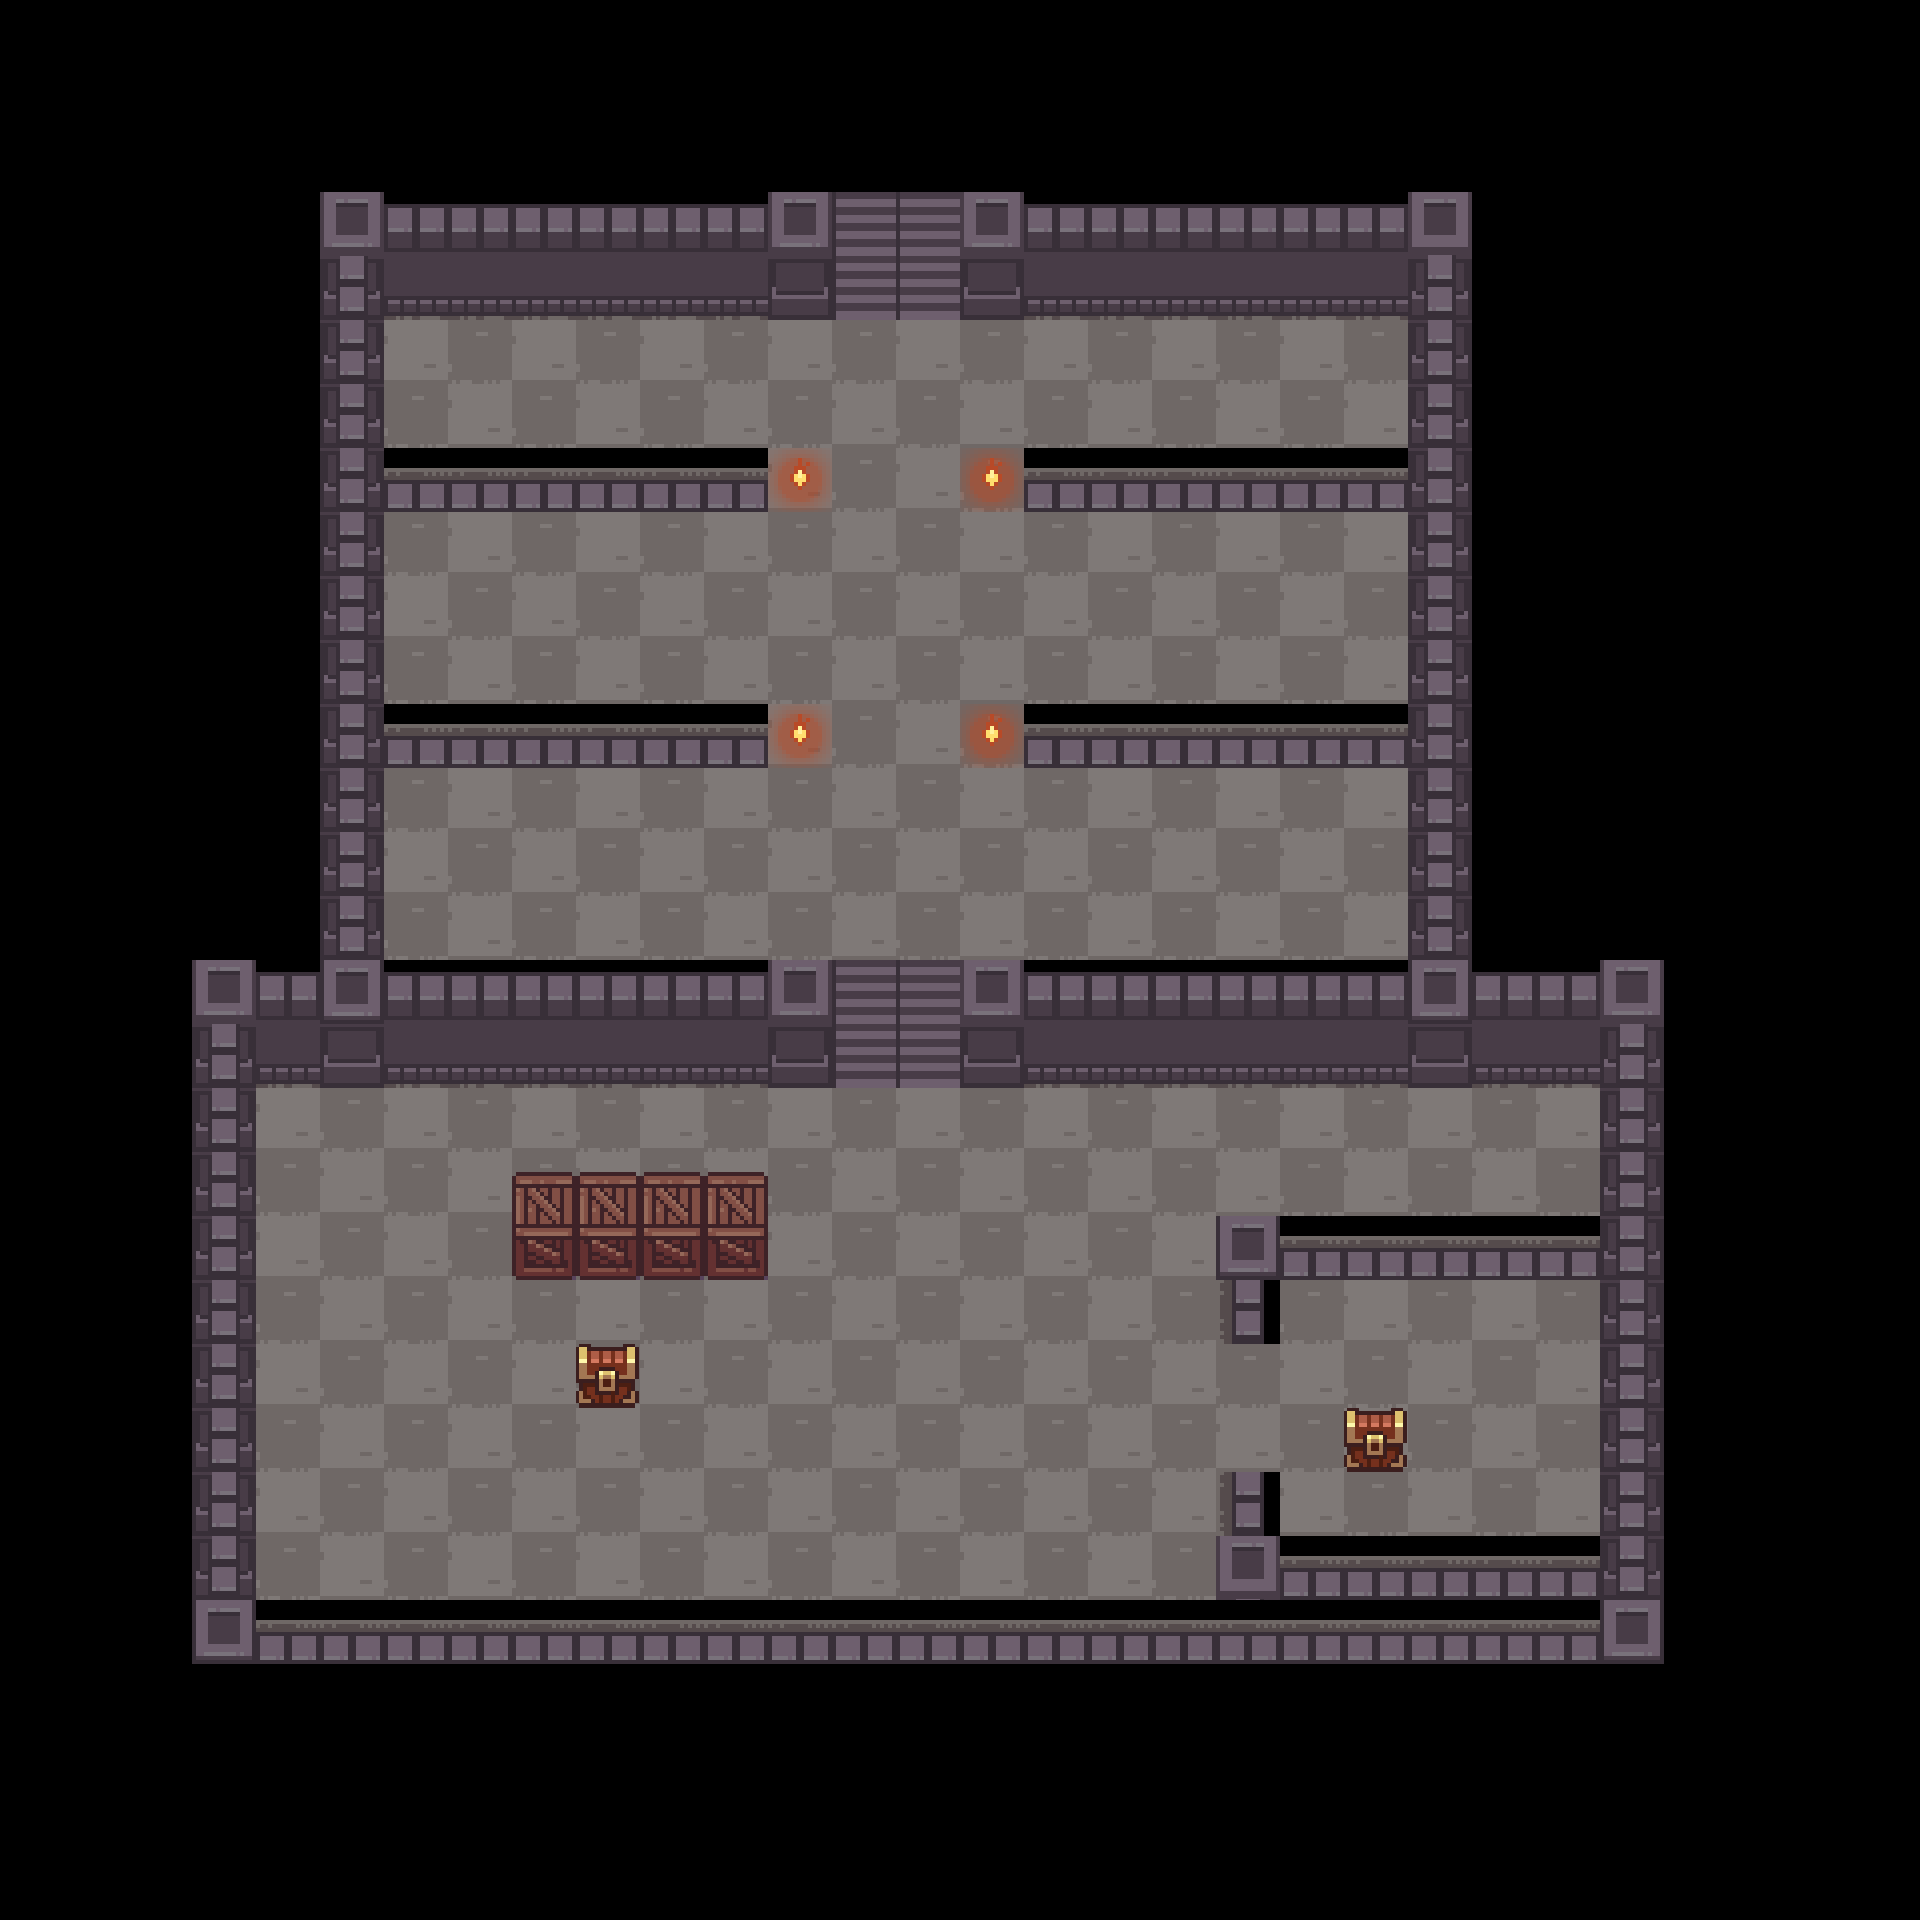

This is a level from a 2D game, rendered from its Tiled map with the project's own tilesets. A one-line summary and the map file follow, with tile-layer data summarised:
An orthogonal 30x30 tile map with 64x64 px tiles, 4 tile layers (floor, hc Picture, box, glodBox) and 43 objects (19x c, 4x h, 3x r5, 2x r1, 2x r2, ...).

<map version="1.0" orientation="orthogonal" renderorder="right-down" width="30" height="30" tilewidth="64" tileheight="64" nextobjectid="44">
 <tileset firstgid="1" name="cp1" tilewidth="64" tileheight="64" tilecount="21" columns="7">
  <image source="cp1.png" width="448" height="192" />
 </tileset>
 <layer name="floor" width="30" height="30">
  <data>[900 cells, 469 non-empty, 12 distinct tile ids]</data>
 </layer>
 <objectgroup name="collision">
  <object id="1" name="col1" type="c" x="320" y="190" width="1152" height="122" />
  <object id="2" name="col2" type="c" x="1406" y="310" width="62" height="648" />
  <object id="3" name="col3" type="c" x="320" y="308" width="62" height="650" />
  <object id="4" name="col4" type="c" x="190" y="958" width="642" height="130" />
  <object id="5" name="col5" type="c" x="958" y="960" width="706" height="124" />
  <object id="6" name="col6" type="c" x="1600" y="1086" width="68" height="576" />
  <object id="7" name="col7" type="c" x="194" y="1622" width="1408" height="40" />
  <object id="8" name="col8" type="c" x="189" y="1088" width="69" height="535" />
  <object id="9" name="col9" type="c" x="1216" y="1215" width="64" height="60" />
  <object id="10" name="col10" type="c" x="1280" y="1243" width="319" height="37" />
  <object id="11" name="col11" type="c" x="1217" y="1279" width="52" height="63" />
  <object id="12" name="col12" type="c" x="1217" y="1471" width="46" height="65" />
  <object id="13" name="col13" type="c" x="1216" y="1533" width="63" height="61" />
  <object id="14" name="col14" type="c" x="1281" y="1557" width="319" height="41" />
  <object id="15" name="col15" type="c" x="381" y="468" width="383" height="44" />
  <object id="16" name="col16" type="c" x="1027" y="468" width="380" height="44" />
  <object id="17" name="col17" type="c" x="387" y="716" width="379" height="52" />
  <object id="18" name="col18" type="c" x="1024" y="721" width="381" height="49" />
  <object id="19" name="col19" type="c" x="514" y="1210" width="250" height="72" />
 </objectgroup>
 <layer name="hc Picture" width="30" height="30">
  <data>[900 cells, 4 non-empty, 1 distinct tile ids]</data>
 </layer>
 <objectgroup name="half Collision">
  <object id="20" name="fire1" type="h" x="958" y="448" width="64" height="66" />
  <object id="21" name="fire2" type="h" x="768" y="444" width="68" height="70" />
  <object id="22" name="fire3" type="h" x="768" y="700" width="64" height="66" />
  <object id="23" name="fire4" type="h" x="962" y="702" width="60" height="68" />
 </objectgroup>
 <objectgroup name="role">
  <object id="24" name="2" type="r1" x="648" y="378" />
  <object id="25" name="1" type="r2" x="1174" y="378" />
  <object id="26" name="1" type="r1" x="418" y="348" />
  <object id="27" name="1" type="r2" x="1362" y="352" />
  <object id="28" name="2" type="r3" x="672" y="608" />
  <object id="29" name="1" type="r3" x="416" y="614" />
  <object id="30" name="2" type="r4" x="1114" y="612" />
  <object id="31" name="1" type="r4" x="1364" y="608" height="2" />
  <object id="32" name="1" type="r5" x="436" y="914" />
  <object id="33" name="2" type="r5" x="856" y="900" />
  <object id="34" name="3" type="r5" x="902" y="828" />
  <object id="35" name="1" type="r6" x="1358" y="926" />
  <object id="36" name="2" type="r6" x="1048" y="818" />
  <object id="37" name="1" type="r7" x="1240" y="1412" />
  <object id="38" name="2" type="r7" x="1026" y="1272" />
  <object id="39" name="1" type="r8" x="916" y="1508" />
  <object id="40" name="2" type="r8" x="722" y="1422" />
 </objectgroup>
 <layer name="box" width="30" height="30">
  <data>[900 cells, 8 non-empty, 2 distinct tile ids]</data>
 </layer>
 <layer name="glodBox" width="30" height="30">
  <data>[900 cells, 2 non-empty, 1 distinct tile ids]</data>
 </layer>
 <objectgroup name="glodBox Collision">
  <object id="41" name="box1" type="g" x="578" y="1342" width="60" height="64" />
  <object id="42" name="box2" type="g" x="1344" y="1406" width="68" height="68" />
 </objectgroup>
 <objectgroup name="start Location">
  <object id="43" name="start" type="s" x="864" y="222" width="68" height="56" />
 </objectgroup>
</map>